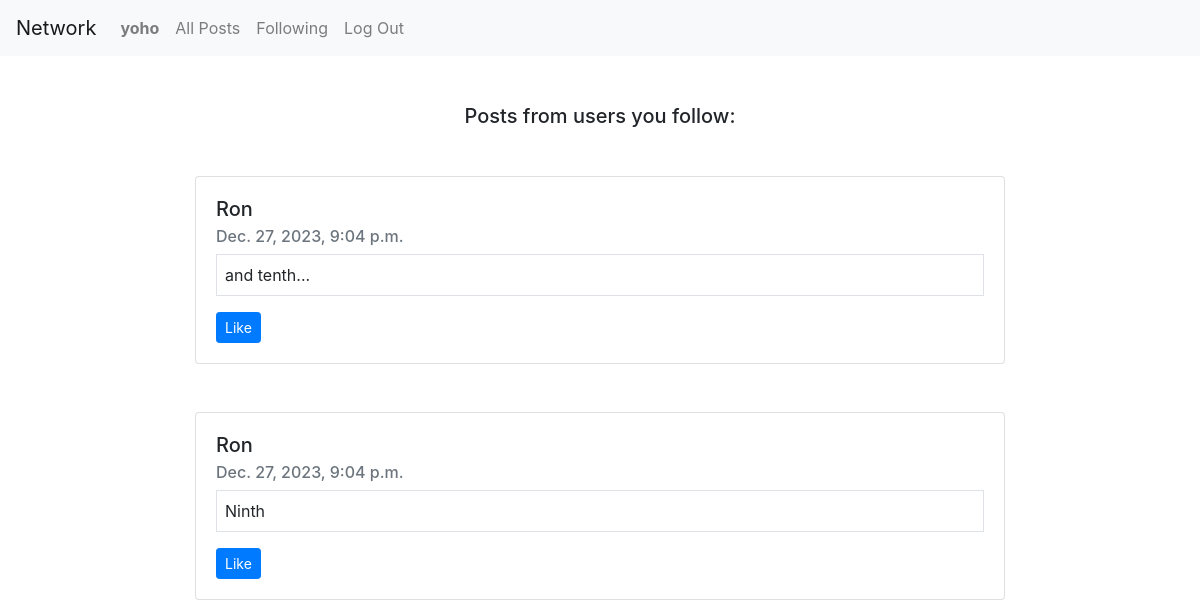
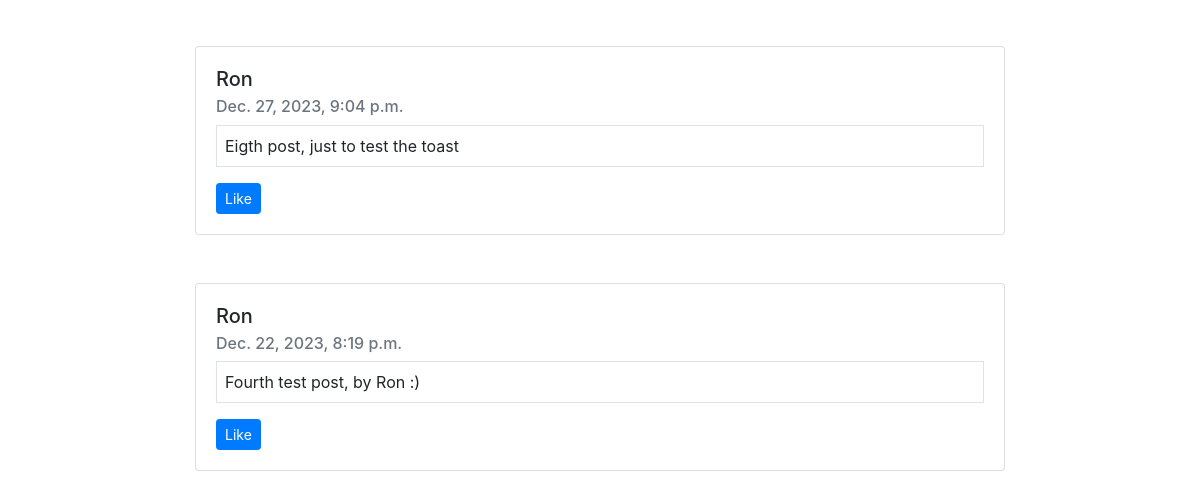
Page /following/ (signed in) on the earlier database version (2 pictures, top to bottom).
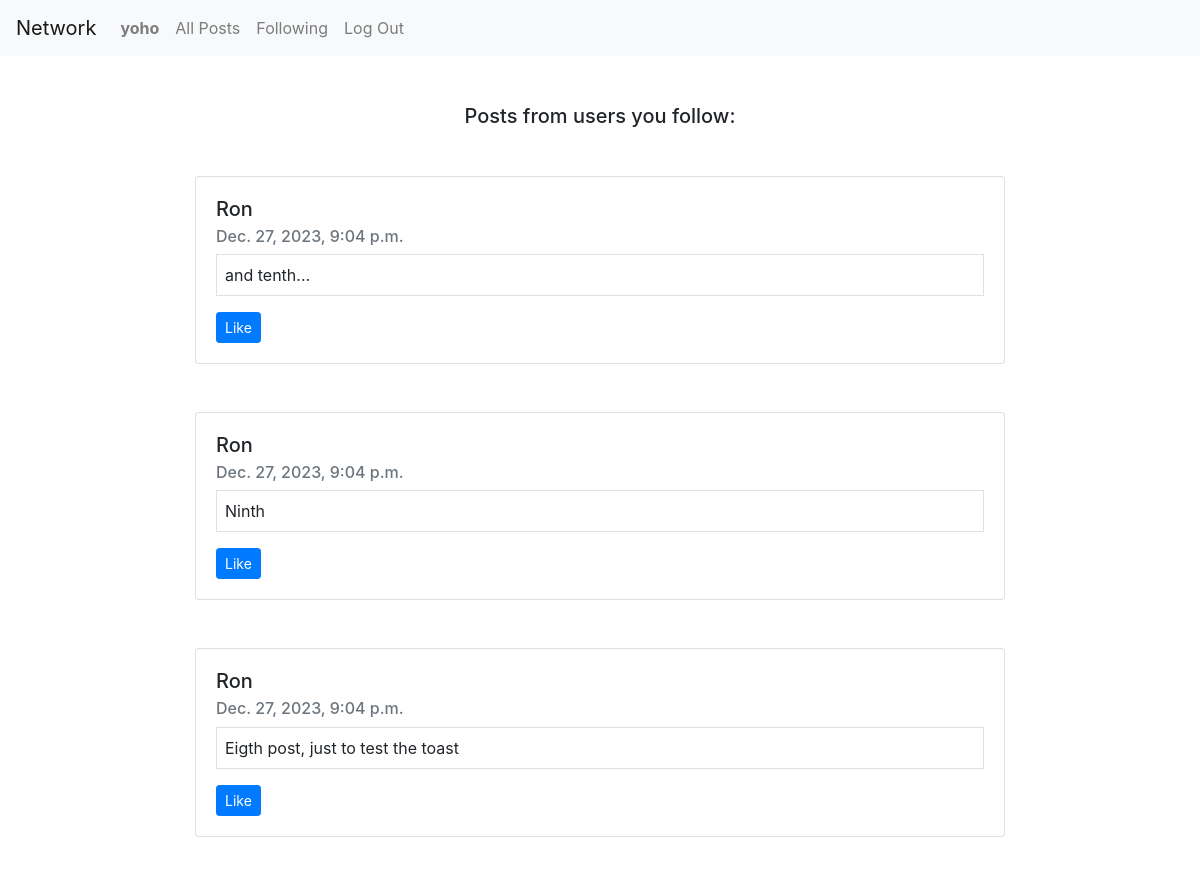
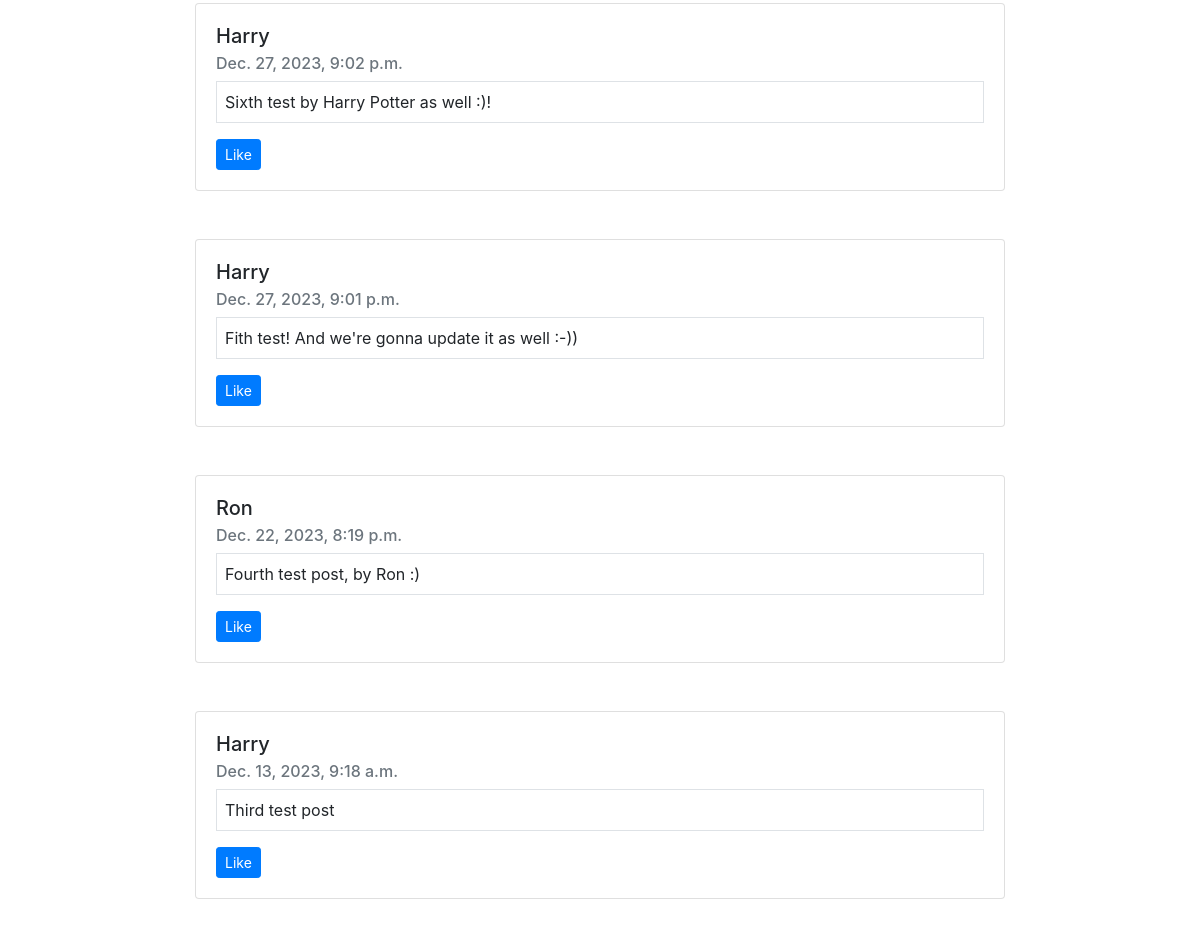
Same page on the later database version (2 pictures, top to bottom).
### network/models.py (models this page shows, shortened)
class NewPost(models.Model):
    user = models.ForeignKey(User, on_delete=models.CASCADE, related_name="new_posts")
    post_text = models.TextField(max_length=250)
    date = models.DateTimeField(auto_now_add=True)

class User(AbstractUser):
    pass

### network/views.py (the view)
# urls.py: path("following/", views.following, name="following"),
def following(request):
    current_profile = Profile.objects.get(id=request.user.id)
    followed_users = Profile.objects.filter(followed_by=current_profile)
    p = NewPost.objects.none()
    for user in followed_users:
        p = p | NewPost.objects.filter(user_id=user.id).order_by("-date")
    return render(request, "network/following.html", {
        "posts": p
    })

### network/templates/network/following.html (shortened to what this page needs)
{% extends "network/layout.html" %}
{% load static %}
{% block body %}
     <div class="container">
        <div class="mx-auto w-75 mb-3" style="width: 18rem;">
            <h5 class="card-title my-5 text-center">Posts from users you follow:</h5>
        </div>
        <div class="container">
            {% for post in posts %}
                <div class="card mx-auto w-75 mb-5" style="width: 18rem;">
                    <div class="card-body posts" id="post-{{ post.id }}">
                        <h5 class="card-title"><a href="{% url 'profile' post.user %}" class="text-reset text-decoration-none">{{ post.user }}</a></h5>
                        <h6 class="card-subtitle mb-2 text-muted">{{ post.date }}</h6>
                        <p class="card-text border p-2" id="post-text">{{ post.post_text }}</p>
                        <button type="button" class="btn btn-primary btn-sm" id="like">Like</button>
                    </div>
                </div>
            {% endfor %}
        </div>
    </div>
{% endblock %}

Differences in the rows shown:
now on this page (row edited): NewPost: user "Harry", date "Dec. 27, 2023, 9:02 p.m.", post_text "Sixth test by Harry Potter as well :)!"
now on this page (row edited): NewPost: user "Harry", date "Dec. 27, 2023, 9:01 p.m.", post_text "Fith test! And we're gonna update it as well :-))"
now on this page (row unchanged): NewPost: user "Harry", date "Dec. 13, 2023, 9:18 a.m.", post_text "Third test post"
